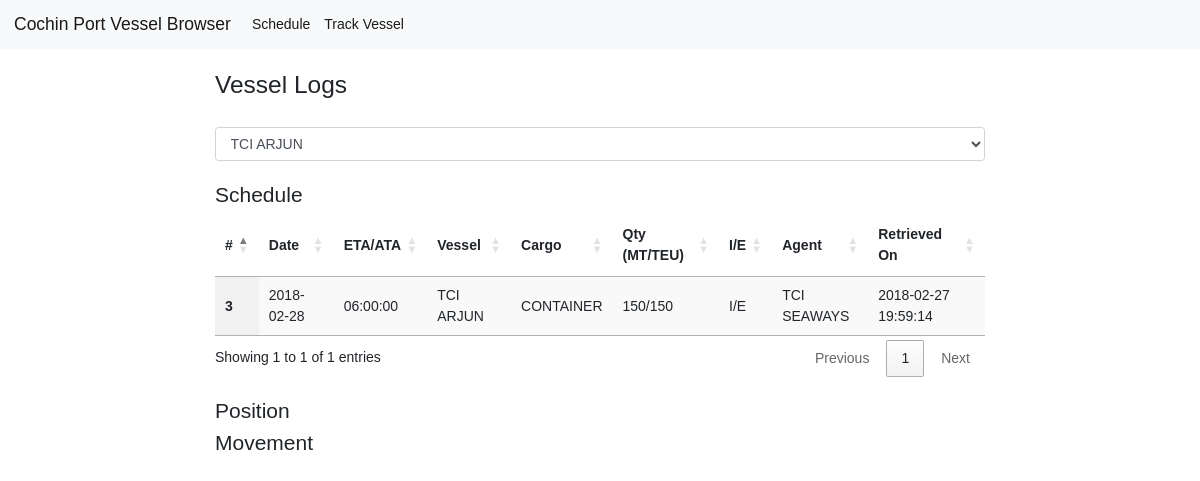
The page /vessel?vs=3 on the database its author committed.
### vesselapp/models.py (models this page shows)
class VesselSchedule(db.Model):
    vs_id = db.Column(db.Integer, primary_key=True)
    arv_dt = db.Column(db.DateTime)
    vessel_ref = db.Column(db.Integer, db.ForeignKey('vessel.v_id'), nullable=False)
    cargo = db.Column(db.String(64))
    qty = db.Column(db.String(32))
    v_type = db.Column(db.String(8))
    agent = db.Column(db.String(64))
    scraped_on = db.Column(db.DateTime(timezone=True), server_default=func.now())

class Vessel(db.Model):
    v_id = db.Column(db.Integer, primary_key=True)
    v_name = db.Column(db.String(256))
    arv_dt = db.Column(db.DateTime)
    vs = db.relationship('VesselSchedule', backref='vessel', lazy=True)
    vp = db.relationship('VesselPosition', backref='vessel', lazy=True)
    cargo = db.Column(db.String(64))
    qty = db.Column(db.String(32))
    v_type = db.Column(db.String(8))
    agent = db.Column(db.String(64))
    updated_on = db.Column(db.DateTime(timezone=True), server_default=func.now())

### vesselapp/views.py (the view)
class VesselView(views.MethodView):
    def get(self):
        vessels = Vessel.query.all()
        vessel_choice = request.args.get('vs')
        selection = vessel_choice if vessel_choice else vessels[0].v_id
        schedule = VesselSchedule.query.filter(VesselSchedule.vessel_ref == selection)
        return render_template('vessel.html', \
            vessels=vessels, \
            schedule=schedule)

### vesselapp/templates/vessel.html (shortened to what this page needs)
{% extends "layout.html" %}
{% block content %}
<div class="row">
  <div class="col-md-2"></div>
  <div class="col-md-8">
    <br />
    <h3>Vessel Logs</h3>
    <br />
    <form action="/vessel" method='GET'>
      <select class="form-control" name="vs" onchange='this.form.submit()'>
        {% for vessel in vessels %}
        <option value="{{ vessel.v_id }}" {% if request.args.get('vs') == vessel.v_id|string() %} selected {% endif %}>{{ vessel.v_name }}</option>
        {% endfor %}
      </select>
    </form>
    <br />
    <h4>Schedule</h4>
    <table id="schedule" class="display" cellspacing="0" width="100%">
      <thead>
        <tr>
          <th scope="col">#</th>
          <th scope="col">Date</th>
          <th scope="col">ETA/ATA</th>
          <th scope="col">Vessel</th>
          <th scope="col">Cargo</th>
          <th scope="col">Qty (MT/TEU)</th>
          <th scope="col">I/E</th>
          <th scope="col">Agent</th>
          <th scope="col">Retrieved On</th>
        </tr>
      </thead>
      <tbody>
        {% for row in schedule %}
        <tr>
          <th scope="row">{{ row.vs_id }}</th>
          <td>{{ row.arv_dt.date() }}</td>
          <td>{{ row.arv_dt.time() }}</td>
          <td>{{ row.vessel.v_name }}</td>
          <td>{{ row.cargo }}</td>
          <td>{{ row.qty }}</td>
          <td>{{ row.v_type }}</td>
          <td>{{ row.agent }}</td>
          <td>{{ row.scraped_on }}</td>
        </tr>
        {% endfor %}
      </tbody>
    </table>
    <br />
    <h4>Position</h4>
    <h4>Movement</h4>
  </div>
</div>
{% endblock %}

### vesselapp/static/css/app.css (style rules this page uses)
html, body { font-family: 'Helvetica', sans-serif; font-size: 14px; }

### rows shown on the page
VesselSchedule: vs_id "3", arv_dt "2018-02-28", arv_dt.time "06:00:00", vessel.v_name "TCI ARJUN", cargo "CONTAINER", qty "150/150", v_type "I/E", agent "TCI SEAWAYS", scraped_on "2018-02-27 19:59:14"

### other values the page prints
form field vs "TCI ARJUN"
